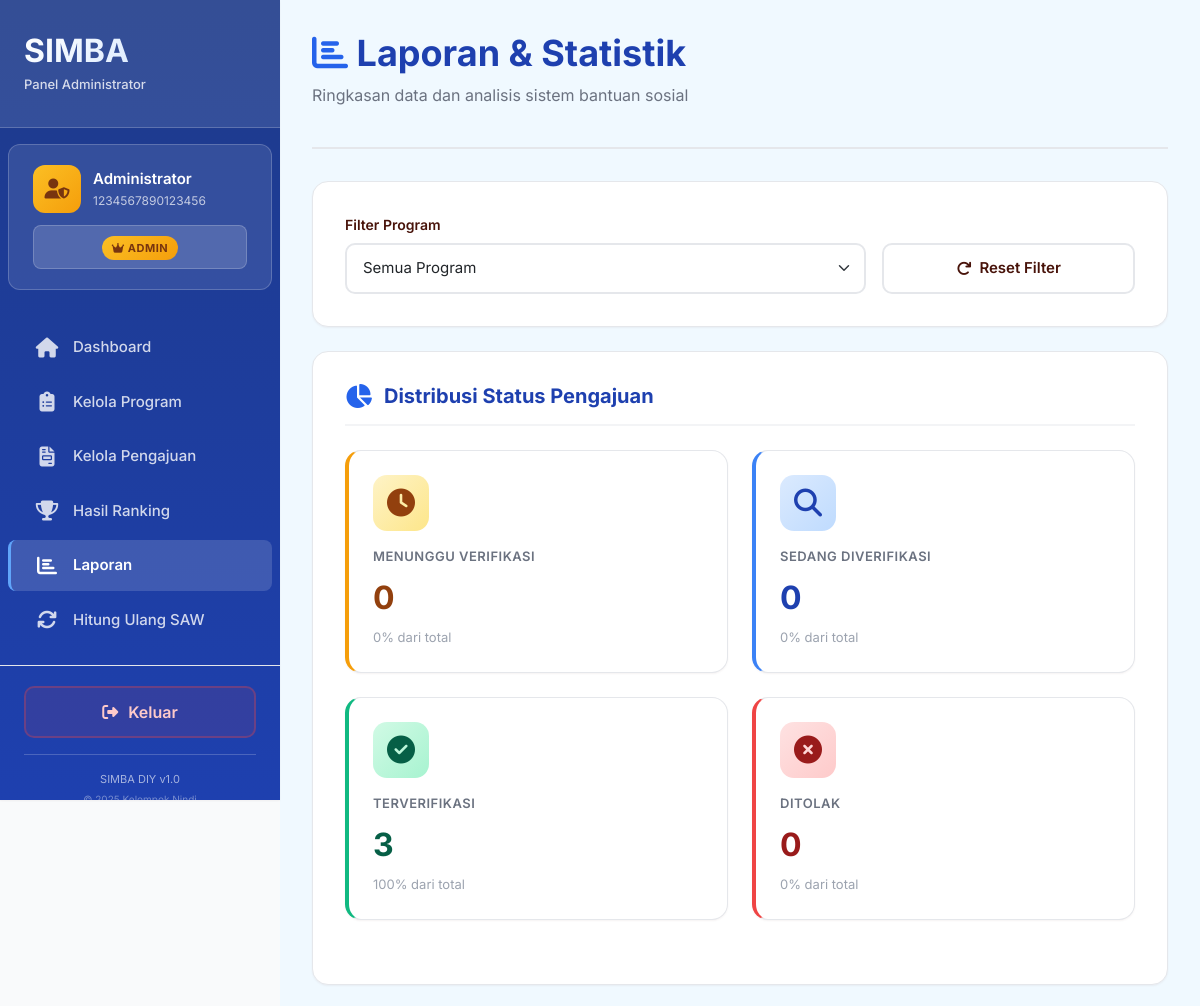
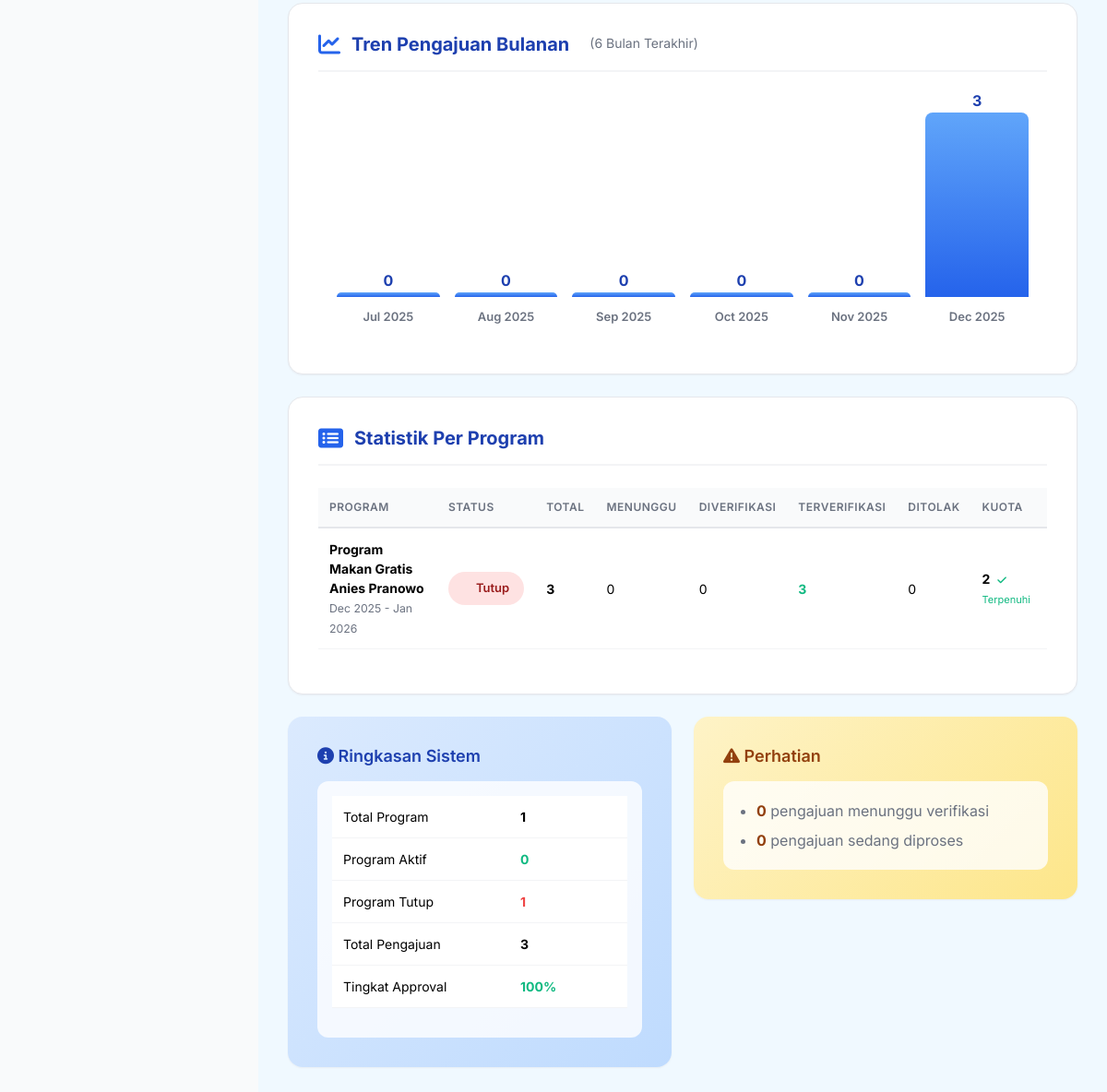
The app's page /admin/reports.php (signed in) with its own data (2 pictures, top to bottom).
### tables this page shows
CREATE TABLE `user` (
  `id` int(11) NOT NULL,
  `nama` varchar(255) NOT NULL COMMENT 'Nama lengkap pengguna',
  `nik` char(16) NOT NULL COMMENT 'NIK 16 digit',
  `password` varchar(255) NOT NULL COMMENT 'Password terenkripsi',
  `role` enum('admin','user') NOT NULL DEFAULT 'user' COMMENT 'Role pengguna',
  `created_at` timestamp NOT NULL DEFAULT current_timestamp() COMMENT 'Tanggal registrasi'
);

CREATE TABLE `program_bantuan` (
  `id` int(11) NOT NULL,
  `nama_program` varchar(255) NOT NULL COMMENT 'Nama program bantuan',
  `deskripsi` text DEFAULT NULL COMMENT 'Deskripsi program',
  `kuota` int(11) NOT NULL COMMENT 'Jumlah penerima',
  `tanggal_mulai` date NOT NULL COMMENT 'Tanggal mulai program',
  `tanggal_selesai` date NOT NULL COMMENT 'Tanggal selesai program',
  `status` enum('Aktif','Tutup') NOT NULL DEFAULT 'Aktif' COMMENT 'Status program',
  `created_at` timestamp NOT NULL DEFAULT current_timestamp(),
  `updated_at` timestamp NOT NULL DEFAULT current_timestamp() ON UPDATE current_timestamp()
);

### admin/reports.php (the view, shortened to what the rows shown need)
<?php
require_once(__DIR__ . "/../functions/program.php");
$connection = getConnection();
$programs = getAllPrograms();
$whereClause = "1=1";
$statuses = ['Menunggu Verifikasi', 'Sedang Diverifikasi', 'Terverifikasi', 'Ditolak'];
foreach ($statuses as $status) {
    $result = $connection->query("SELECT COUNT(*) as total FROM pengajuan p WHERE $whereClause AND p.status = '$status'");
}
$programStats = [];
foreach ($programs as $prog) {
    $stats = getProgramStats($prog['id']);
    $programStats[] = [
        'program' => $prog,
        'stats' => $stats
    ];
}
?>
<!DOCTYPE html>
<html lang="id">
<head>
    <link rel="stylesheet" href="https://cdnjs.cloudflare.com/ajax/libs/font-awesome/6.5.2/css/all.min.css">
    <link href="https://cdn.jsdelivr.net/npm/bootstrap@5.3.5/dist/css/bootstrap.min.css" rel="stylesheet">
    <link rel="stylesheet" href="../css/style.css">
</head>
<body>
    <div class="dashboard-wrapper">
        <?php include('../templates/admin_sidebar.php'); ?>
        <div class="main-content" style="background-color: #f0f9ff;">
            <div class="page-header">
                <h1 class="page-title" style="color: #1e40af;">
                    <i class="fas fa-chart-bar" style="color: #2563eb;"></i> Laporan & Statistik
                </h1>
            </div>
            <div class="form-card">
                <h2 class="form-section-title" style="color: #1e40af;">
                    <i class="fas fa-chart-pie" style="color: #2563eb;"></i> Distribusi Status Pengajuan
                </h2>
            </div>
            <div class="form-card">
                <h2 class="form-section-title" style="color: #1e40af;">
                    <i class="fas fa-chart-line" style="color: #2563eb;"></i> Tren Pengajuan Bulanan
                    <span style="font-size: 14px; font-weight: normal; color: #6b7280; margin-left: 10px;">
                        (6 Bulan Terakhir)
                    </span>
                </h2>
            </div>
            <div class="form-card">
                <h2 class="form-section-title" style="color: #1e40af;">
                    <i class="fas fa-list-alt" style="color: #2563eb;"></i> Statistik Per Program
                </h2>
                <?php if (empty($programStats)): ?>
                    <div class="empty-state">
                        <div class="empty-state-icon">
                            <i class="fas fa-clipboard-list"></i>
                        </div>
                        <div class="empty-state-title">Belum Ada Program</div>
                        <div class="empty-state-description">Buat program baru untuk melihat statistik</div>
                    </div>
                <?php else: ?>
                    <div class="table-responsive">
                        <table class="table">
                            <thead>
                                <tr>
                                    <th>Program</th>
                                    <th>Status</th>
                                    <th>Total</th>
                                    <th>Menunggu</th>
                                    <th>Diverifikasi</th>
                                    <th>Terverifikasi</th>
                                    <th>Ditolak</th>
                                    <th>Kuota</th>
                                </tr>
                            </thead>
                            <tbody>
                                <?php foreach ($programStats as $ps):
                                    $prog = $ps['program'];
                                    $stats = $ps['stats'];
                                ?>
                                    <tr>
                                        <td>
                                            <strong><?php echo htmlspecialchars($prog['nama_program']); ?></strong>
                                            <br><small style="color: #6b7280;">
                                                <?php echo date('M Y', strtotime($prog['tanggal_mulai'])); ?> -
                                                <?php echo date('M Y', strtotime($prog['tanggal_selesai'])); ?>
                                            </small>
                                        </td>
                                        <td>
                                            <?php if ($prog['status'] == 'Aktif'): ?>
                                                <span class="status-badge" style="background-color: #d1fae5; color: #065f46;">
                                                    Aktif
                                                </span>
                                            <?php else: ?>
                                                <span class="status-badge" style="background-color: #fee2e2; color: #991b1b;">
                                                    Tutup
                                                </span>
                                            <?php endif; ?>
                                        </td>
                                        <td><strong><?php echo $stats['total_pengajuan']; ?></strong></td>
                                        <td><?php echo $stats['menunggu']; ?></td>
                                        <td><?php echo $stats['diverifikasi']; ?></td>
                                        <td><strong style="color: #10b981;"><?php echo $stats['terverifikasi']; ?></strong></td>
                                        <td><?php echo $stats['ditolak']; ?></td>
                                        <td>
                                            <strong><?php echo $prog['kuota']; ?></strong>
                                            <?php if ($stats['terverifikasi'] >= $prog['kuota']): ?>
                                                <span style="font-size: 11px; color: #10b981; margin-left: 4px;">
                                                    <i class="fas fa-check"></i> Terpenuhi
                                                </span>
                                            <?php endif; ?>
                                        </td>
                                    </tr>
                                <?php endforeach; ?>
                            </tbody>
                        </table>
                    </div>
                <?php endif; ?>
            </div>
            <div class="row g-4">
                <div class="col-md-6">
                    <div class="form-card" style="background: linear-gradient(135deg, #dbeafe 0%, #bfdbfe 100%); border: none;">
                        <div style="background-color: rgba(255, 255, 255, 0.8); padding: 16px; border-radius: 12px;">
                            <table class="table table-sm">
                                <tr>
                                    <td><strong style="color: #10b981;"><?php echo count(array_filter($programs, fn($p) => $p['status'] == 'Aktif')); ?></strong></td>
                                </tr>
                                <tr>
                                    <td><strong style="color: #ef4444;"><?php echo count(array_filter($programs, fn($p) => $p['status'] == 'Tutup')); ?></strong></td>
                                </tr>
                            </table>
                        </div>
                    </div>
                </div>
            </div>
        </div>
    </div>
</body>
</html>

### templates/admin_sidebar.php (shortened to what the rows shown need)
<?php
$connection = getConnection();
$id_user = $_SESSION['id'];
$userData = $connection->query("SELECT nama, nik FROM user WHERE id = '$id_user'")->fetch_assoc();
?>
<div class="sidebar">
    <div class="sidebar-logo">
        <h2>SIMBA</h2>
    </div>
    <div style="padding: 20px 24px; background: rgba(255, 255, 255, 0.1); margin: 16px 8px; border-radius: 12px; border: 1px solid rgba(255, 255, 255, 0.2);">
        <div style="display: flex; align-items: center; gap: 12px; margin-bottom: 12px;">
            <div style="flex: 1; min-width: 0;">
                <div style="font-size: 15px; font-weight: 600; color: #fff; margin-bottom: 2px; white-space: nowrap; overflow: hidden; text-overflow: ellipsis;">
                    <?php echo htmlspecialchars($userData['nama']); ?>
                </div>
                <div style="font-size: 12px; color: rgba(255, 255, 255, 0.7);">
                    <?php echo htmlspecialchars($userData['nik']); ?>
                </div>
            </div>
        </div>
    </div>
</div>

### records on screen
user: nama "Administrator", nik "1234567890123456"
program_bantuan: nama_program "Program Makan Gratis Anies Pranowo", tanggal_mulai "Dec 2025", tanggal_selesai "Jan 2026", kuota "2", status "0", status "1"

### other values on screen
$statusStats['Menunggu Verifikasi'] "0"
$statusStats['Sedang Diverifikasi'] "0"
$statusStats['Terverifikasi'] "3"
$statusStats['Ditolak'] "0"
$data['total'] "0"
$data['month'] "Jul 2025"
$data['month'] "Aug 2025"
$data['month'] "Sep 2025"
$data['month'] "Oct 2025"
$data['month'] "Nov 2025"
$data['total'] "3"
$data['month'] "Dec 2025"
$stats['total_pengajuan'] "3"
$stats['menunggu'] "0"
$stats['diverifikasi'] "0"
